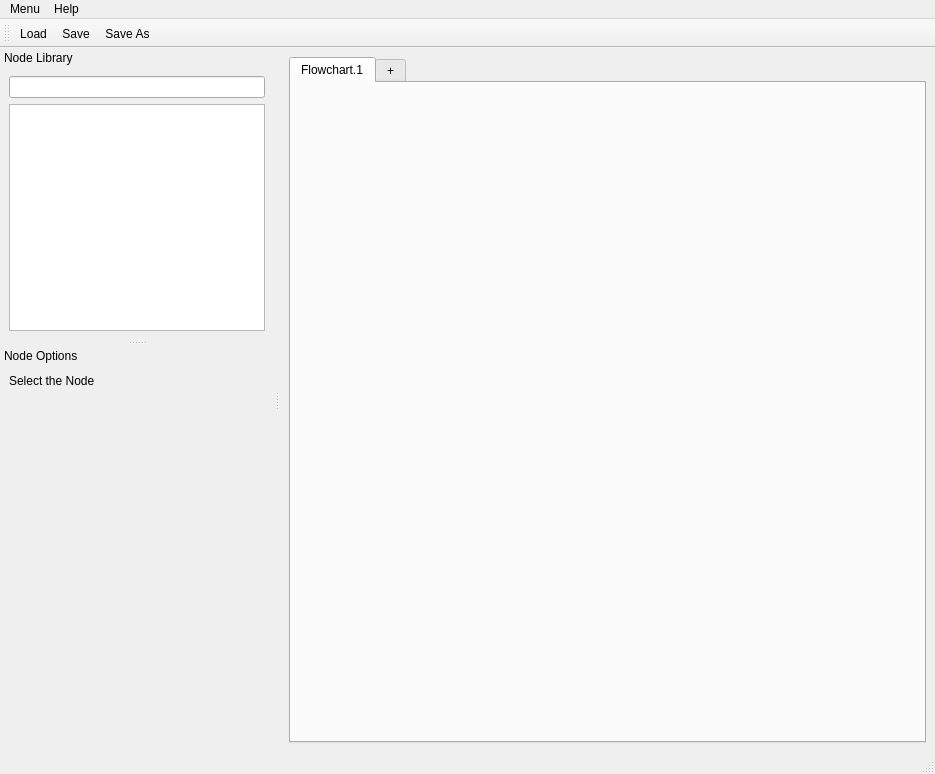
<?xml version="1.0" encoding="UTF-8"?>
<ui version="4.0">
 <class>MainWindow</class>
 <widget class="QMainWindow" name="MainWindow">
  <property name="geometry">
   <rect>
    <x>0</x>
    <y>0</y>
    <width>935</width>
    <height>774</height>
   </rect>
  </property>
  <property name="windowTitle">
   <string>GWL Analyzer</string>
  </property>
  <widget class="QWidget" name="centralwidget">
   <layout class="QGridLayout" name="gridLayout">
    <item row="0" column="0">
     <widget class="QSplitter" name="splitter">
      <property name="orientation">
       <enum>Qt::Horizontal</enum>
      </property>
      <widget class="QTabWidget" name="tabWidget">
       <property name="enabled">
        <bool>true</bool>
       </property>
       <property name="toolTip">
        <string/>
       </property>
       <property name="statusTip">
        <string/>
       </property>
       <property name="tabShape">
        <enum>QTabWidget::Rounded</enum>
       </property>
       <property name="currentIndex">
        <number>0</number>
       </property>
       <property name="documentMode">
        <bool>false</bool>
       </property>
       <widget class="QWidget" name="tab">
        <attribute name="title">
         <string>Flowchart.1</string>
        </attribute>
        <layout class="QHBoxLayout" name="horizontalLayout">
         <item>
          <layout class="QVBoxLayout" name="layoutTab1">
           <item>
            <widget class="QWidget" name="flowChartWidget" native="true"/>
           </item>
          </layout>
         </item>
        </layout>
       </widget>
       <widget class="QWidget" name="tab_2">
        <property name="enabled">
         <bool>false</bool>
        </property>
        <property name="statusTip">
         <string>Create new flowchart</string>
        </property>
        <attribute name="title">
         <string>+</string>
        </attribute>
       </widget>
      </widget>
     </widget>
    </item>
   </layout>
  </widget>
  <widget class="QMenuBar" name="menubar">
   <property name="geometry">
    <rect>
     <x>0</x>
     <y>0</y>
     <width>935</width>
     <height>25</height>
    </rect>
   </property>
   <widget class="QMenu" name="menuMenu">
    <property name="title">
     <string>Menu</string>
    </property>
    <widget class="QMenu" name="menuFlowchart">
     <property name="title">
      <string>Flowchart</string>
     </property>
     <addaction name="actionNew_fc"/>
     <addaction name="actionSave_fc"/>
     <addaction name="actionSave_As_fc"/>
     <addaction name="actionLoad_fc"/>
    </widget>
    <widget class="QMenu" name="menuLibrary">
     <property name="title">
      <string>Library</string>
     </property>
     <addaction name="actionAdd_item_to_library"/>
    </widget>
    <addaction name="menuFlowchart"/>
    <addaction name="menuLibrary"/>
    <addaction name="separator"/>
    <addaction name="actionQuit"/>
   </widget>
   <widget class="QMenu" name="menuHelp">
    <property name="title">
     <string>Help</string>
    </property>
    <addaction name="actionHelp"/>
    <addaction name="separator"/>
    <addaction name="actionAbout"/>
   </widget>
   <addaction name="menuMenu"/>
   <addaction name="menuHelp"/>
  </widget>
  <widget class="QStatusBar" name="statusbar"/>
  <widget class="QToolBar" name="toolBar">
   <property name="windowTitle">
    <string>toolBar</string>
   </property>
   <property name="toolButtonStyle">
    <enum>Qt::ToolButtonTextOnly</enum>
   </property>
   <attribute name="toolBarArea">
    <enum>TopToolBarArea</enum>
   </attribute>
   <attribute name="toolBarBreak">
    <bool>false</bool>
   </attribute>
   <addaction name="actionLoad_fc"/>
   <addaction name="actionSave_fc"/>
   <addaction name="actionSave_As_fc"/>
  </widget>
  <widget class="QDockWidget" name="dockWidget">
   <property name="sizePolicy">
    <sizepolicy hsizetype="Preferred" vsizetype="Minimum">
     <horstretch>0</horstretch>
     <verstretch>0</verstretch>
    </sizepolicy>
   </property>
   <property name="minimumSize">
    <size>
     <width>105</width>
     <height>20</height>
    </size>
   </property>
   <property name="font">
    <font>
     <weight>50</weight>
     <bold>false</bold>
    </font>
   </property>
   <property name="features">
    <set>QDockWidget::DockWidgetMovable</set>
   </property>
   <property name="windowTitle">
    <string>Node Library</string>
   </property>
   <attribute name="dockWidgetArea">
    <number>1</number>
   </attribute>
   <widget class="QWidget" name="dockWidgetContents_2">
    <layout class="QGridLayout" name="gridLayout_2">
     <item row="0" column="0">
      <layout class="QVBoxLayout" name="verticalLayout_3">
       <item>
        <widget class="QLineEdit" name="lineEdit_nodeSelect">
         <property name="toolTip">
          <string>Quick Node selection. Type Node name</string>
         </property>
         <property name="statusTip">
          <string>Quick Node selection. Type Node name</string>
         </property>
         <property name="inputMask">
          <string/>
         </property>
         <property name="frame">
          <bool>true</bool>
         </property>
         <property name="dragEnabled">
          <bool>true</bool>
         </property>
         <property name="clearButtonEnabled">
          <bool>true</bool>
         </property>
        </widget>
       </item>
       <item>
        <widget class="QTreeWidget" name="treeWidget">
         <property name="editTriggers">
          <set>QAbstractItemView::NoEditTriggers</set>
         </property>
         <property name="dragEnabled">
          <bool>true</bool>
         </property>
         <property name="dragDropMode">
          <enum>QAbstractItemView::DragOnly</enum>
         </property>
         <property name="defaultDropAction">
          <enum>Qt::IgnoreAction</enum>
         </property>
         <property name="rootIsDecorated">
          <bool>true</bool>
         </property>
         <property name="sortingEnabled">
          <bool>false</bool>
         </property>
         <attribute name="headerVisible">
          <bool>false</bool>
         </attribute>
         <column>
          <property name="text">
           <string>Node Library Tree</string>
          </property>
         </column>
        </widget>
       </item>
      </layout>
     </item>
    </layout>
   </widget>
  </widget>
  <widget class="QDockWidget" name="dockWidget_2">
   <property name="sizePolicy">
    <sizepolicy hsizetype="Preferred" vsizetype="Expanding">
     <horstretch>0</horstretch>
     <verstretch>0</verstretch>
    </sizepolicy>
   </property>
   <property name="minimumSize">
    <size>
     <width>129</width>
     <height>20</height>
    </size>
   </property>
   <property name="font">
    <font>
     <weight>50</weight>
     <bold>false</bold>
    </font>
   </property>
   <property name="autoFillBackground">
    <bool>true</bool>
   </property>
   <property name="features">
    <set>QDockWidget::DockWidgetMovable</set>
   </property>
   <property name="allowedAreas">
    <set>Qt::LeftDockWidgetArea|Qt::RightDockWidgetArea</set>
   </property>
   <property name="windowTitle">
    <string>Node Options</string>
   </property>
   <attribute name="dockWidgetArea">
    <number>1</number>
   </attribute>
   <widget class="QWidget" name="dockWidgetContents_3">
    <layout class="QVBoxLayout" name="verticalLayout_2">
     <item>
      <layout class="QVBoxLayout" name="layout_stackNodeCtrlWidget">
       <item>
        <widget class="QLabel" name="label_nodeCtrlName">
         <property name="text">
          <string>Select the Node</string>
         </property>
        </widget>
       </item>
       <item>
        <widget class="QStackedWidget" name="stackNodeCtrlStackedWidget">
         <property name="sizePolicy">
          <sizepolicy hsizetype="Expanding" vsizetype="Expanding">
           <horstretch>0</horstretch>
           <verstretch>0</verstretch>
          </sizepolicy>
         </property>
         <property name="minimumSize">
          <size>
           <width>0</width>
           <height>300</height>
          </size>
         </property>
         <widget class="QWidget" name="stackNodeCtrlStackedWidgetPage1"/>
        </widget>
       </item>
      </layout>
     </item>
    </layout>
   </widget>
  </widget>
  <action name="actionAbout">
   <property name="text">
    <string>About</string>
   </property>
  </action>
  <action name="actionNew_fc">
   <property name="text">
    <string>New</string>
   </property>
   <property name="shortcut">
    <string comment="Ctrl+N">Ctrl+N</string>
   </property>
  </action>
  <action name="actionQuit">
   <property name="text">
    <string>Quit</string>
   </property>
  </action>
  <action name="actionAdd_item_to_library">
   <property name="text">
    <string>Add new Node</string>
   </property>
  </action>
  <action name="actionLoad_fc">
   <property name="text">
    <string>Load</string>
   </property>
   <property name="shortcut">
    <string>Ctrl+O</string>
   </property>
  </action>
  <action name="actionSave_fc">
   <property name="text">
    <string>Save</string>
   </property>
   <property name="shortcut">
    <string comment="Ctrl+S">Ctrl+S</string>
   </property>
  </action>
  <action name="actionSave_As_fc">
   <property name="text">
    <string>Save As...</string>
   </property>
   <property name="shortcut">
    <string>Ctrl+Shift+S</string>
   </property>
  </action>
  <action name="actionHelp">
   <property name="text">
    <string>Help</string>
   </property>
  </action>
 </widget>
 <resources/>
 <connections/>
</ui>
